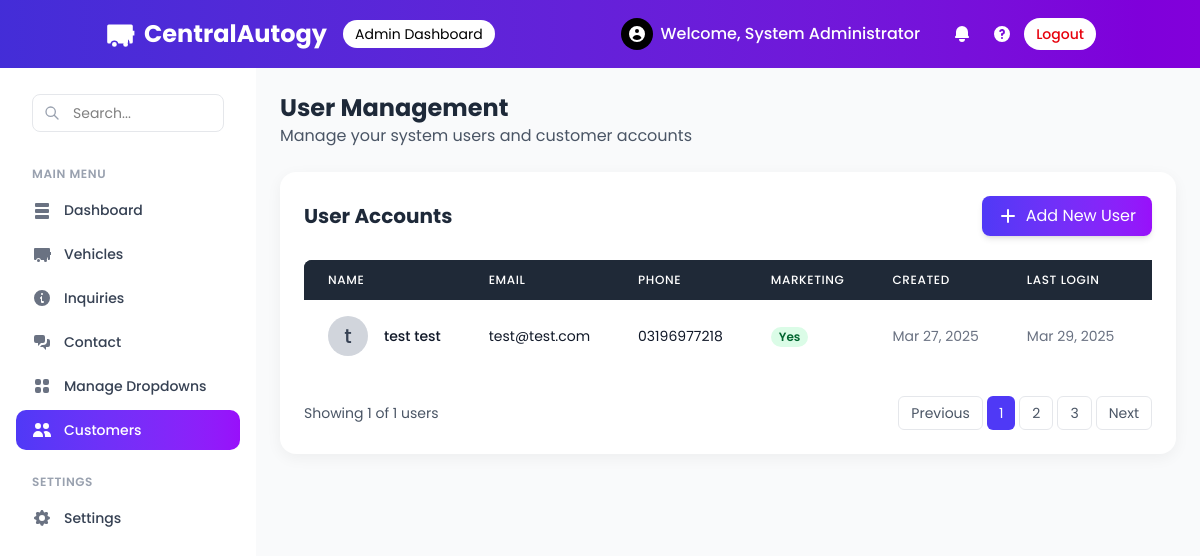
The app's page /admin/users.php (signed in) with its own data.
### tables this page shows
CREATE TABLE `users` (
  `id` int(11) NOT NULL,
  `first_name` varchar(50) NOT NULL,
  `last_name` varchar(50) NOT NULL,
  `email` varchar(100) NOT NULL,
  `phone` varchar(20) NOT NULL,
  `password` varchar(255) NOT NULL,
  `marketing_consent` tinyint(1) DEFAULT 0,
  `created_at` datetime DEFAULT current_timestamp(),
  `updated_at` datetime DEFAULT current_timestamp() ON UPDATE current_timestamp(),
  `last_login` datetime DEFAULT NULL
);

### admin/users.php (the view, shortened to what this page needs)
<?php
include '../config/db.php';
$user_details = null;
$users = [];
$users_query = "SELECT id, first_name, last_name, email, phone, marketing_consent, created_at, last_login FROM users ORDER BY created_at DESC";
$result = $conn->query($users_query);
if ($result) {
  while ($row = $result->fetch_assoc()) {
    $users[] = $row;
  }
}
$total_users = count($users);
?>
<!doctype html>
<html>
<head>
  <link href="../src/output.css" rel="stylesheet">
  <link rel="stylesheet" href="assets/css/index.css">
</head>
<body class="bg-gray-50">
  <?php include 'includes/header.php'; ?>
  <div class="flex h-[calc(100vh-64px)]">
    <?php include 'includes/sidebar.php'; ?>
    <main class="flex-1 p-6 overflow-y-auto bg-gray-50">
      <div class="mb-6">
        <h1 class="text-2xl font-bold text-gray-800">User Management</h1>
        <p class="text-gray-600">Manage your system users and customer accounts</p>
      </div>
      <?php if ($user_details): ?>
        <div class="dashboard-card bg-white p-6 w-full mb-6">
          <div class="flex justify-between items-center mb-6">
            <div class="flex items-center">
              <div class="h-16 w-16 rounded-full bg-gray-300 flex items-center justify-center mr-4">
                <span class="text-3xl font-medium text-gray-700"><?php echo substr($user_details['first_name'], 0, 1); ?></span>
              </div>
              <div>
                <h2 class="text-xl font-bold text-gray-800"><?php echo htmlspecialchars($user_details['first_name'] . ' ' . $user_details['last_name']); ?></h2>
                <p class="text-gray-600"><?php echo htmlspecialchars($user_details['email']); ?></p>
              </div>
            </div>
            <a href="users.php" class="px-4 py-2 bg-gray-200 text-gray-700 rounded-lg hover:bg-gray-300 transition duration-300 flex items-center">
              <svg xmlns="http://www.w3.org/2000/svg" class="h-5 w-5 mr-1" viewBox="0 0 20 20" fill="currentColor">
                <path fill-rule="evenodd" d="M12.707 5.293a1 1 0 010 1.414L9.414 10l3.293 3.293a1 1 0 01-1.414 1.414l-4-4a1 1 0 010-1.414l4-4a1 1 0 011.414 0z" clip-rule="evenodd" />
              </svg>
              Back to Users
            </a>
          </div>
          <div class="grid grid-cols-1 md:grid-cols-2 gap-6">
            <div class="bg-gray-50 p-4 rounded-lg">
              <h3 class="text-lg font-semibold mb-4 text-gray-700">Contact Information</h3>
              <div class="space-y-3">
                <div>
                  <p class="text-sm text-gray-500">Phone</p>
                  <p class="text-gray-800"><?php echo htmlspecialchars($user_details['phone']); ?></p>
                </div>
                <div>
                  <p class="text-sm text-gray-500">Email</p>
                  <p class="text-gray-800"><?php echo htmlspecialchars($user_details['email']); ?></p>
                </div>
                <div>
                  <p class="text-sm text-gray-500">Marketing Consent</p>
                  <p class="text-gray-800"><?php echo $user_details['marketing_consent'] ? 'Yes' : 'No'; ?></p>
                </div>
              </div>
            </div>
            <div class="bg-gray-50 p-4 rounded-lg">
              <h3 class="text-lg font-semibold mb-4 text-gray-700">User Details</h3>
              <div class="space-y-3">
                <div>
                  <p class="text-sm text-gray-500">Registered On</p>
                  <p class="text-gray-800"><?php echo date('F j, Y', strtotime($user_details['created_at'])); ?></p>
                </div>
                <div>
                  <p class="text-sm text-gray-500">Last Login</p>
                  <p class="text-gray-800"><?php echo $user_details['last_login'] ? date('F j, Y g:i A', strtotime($user_details['last_login'])) : 'Never'; ?></p>
                </div>
              </div>
            </div>
          </div>
          <div class="mt-6 flex space-x-3">
            <button onclick="editUser(<?php echo $user_details['id']; ?>, '<?php echo addslashes($user_details['first_name']); ?>', '<?php echo addslashes($user_details['last_name']); ?>', '<?php echo addslashes($user_details['email']); ?>', '<?php echo addslashes($user_details['phone']); ?>', <?php echo $user_details['marketing_consent']; ?>)" class="px-4 py-2 bg-indigo-600 text-white rounded-lg hover:bg-indigo-700 transition duration-300 flex items-center">
              <svg xmlns="http://www.w3.org/2000/svg" class="h-5 w-5 mr-1" viewBox="0 0 20 20" fill="currentColor">
                <path d="M13.586 3.586a2 2 0 112.828 2.828l-.793.793-2.828-2.828.793-.793zM11.379 5.793L3 14.172V17h2.828l8.38-8.379-2.83-2.828z" />
              </svg>
              Edit User
            </button>
            <?php if ($user_details['id'] != $_SESSION['admin_id']): ?>
              <button onclick="confirmDelete(<?php echo $user_details['id']; ?>, '<?php echo addslashes($user_details['first_name'] . ' ' . $user_details['last_name']); ?>')" class="px-4 py-2 bg-red-600 text-white rounded-lg hover:bg-red-700 transition duration-300 flex items-center">
                <svg xmlns="http://www.w3.org/2000/svg" class="h-5 w-5 mr-1" viewBox="0 0 20 20" fill="currentColor">
                  <path fill-rule="evenodd" d="M9 2a1 1 0 00-.894.553L7.382 4H4a1 1 0 000 2v10a2 2 0 002 2h8a2 2 0 002-2V6a1 1 0 100-2h-3.382l-.724-1.447A1 1 0 0011 2H9zM7 8a1 1 0 012 0v6a1 1 0 11-2 0V8zm5-1a1 1 0 00-1 1v6a1 1 0 102 0V8a1 1 0 00-1-1z" clip-rule="evenodd" />
                </svg>
                Delete User
              </button>
            <?php endif; ?>
          </div>
        </div>
      <?php else: ?>
        <div class="dashboard-card bg-white p-6 w-full">
          <div class="flex flex-col sm:flex-row justify-between items-start sm:items-center mb-6 gap-4">
            <h2 class="text-xl font-bold text-gray-800">User Accounts</h2>
            <button id="addUserBtn" class="bg-gradient-to-r from-indigo-600 to-purple-600 hover:from-indigo-700 hover:to-purple-700 text-white px-4 py-2 rounded-lg transition duration-300 flex items-center shadow-md">
              <svg xmlns="http://www.w3.org/2000/svg" class="h-5 w-5 mr-2" viewBox="0 0 20 20" fill="currentColor">
                <path fill-rule="evenodd" d="M10 3a1 1 0 011 1v5h5a1 1 0 110 2h-5v5a1 1 0 11-2 0v-5H4a1 1 0 110-2h5V4a1 1 0 011-1z" clip-rule="evenodd" />
              </svg>
              Add New User
            </button>
          </div>
          <div class="overflow-x-auto">
            <table class="w-full user-table">
              <thead class="bg-gray-800 text-white">
                <tr>
                  <th class="px-6 py-3 text-left text-xs font-medium uppercase tracking-wider rounded-tl-lg">Name</th>
                  <th class="px-6 py-3 text-left text-xs font-medium uppercase tracking-wider">Email</th>
                  <th class="px-6 py-3 text-left text-xs font-medium uppercase tracking-wider">Phone</th>
                  <th class="px-6 py-3 text-left text-xs font-medium uppercase tracking-wider">Marketing</th>
                  <th class="px-6 py-3 text-left text-xs font-medium uppercase tracking-wider">Created</th>
                  <th class="px-6 py-3 text-left text-xs font-medium uppercase tracking-wider">Last Login</th>
                  <th class="px-6 py-3 text-left text-xs font-medium uppercase tracking-wider rounded-tr-lg">Actions</th>
                </tr>
              </thead>
              <tbody class="bg-white divide-y divide-gray-200">
                <?php if (empty($users)): ?>
                  <tr>
                    <td colspan="7" class="px-6 py-4 text-center text-gray-500">No users found</td>
                  </tr>
                <?php else: ?>
                  <?php foreach ($users as $user): ?>
                    <tr class="hover:bg-gray-50 table-row">
                      <td class="px-6 py-4 whitespace-nowrap">
                        <div class="flex items-center">
                          <div class="flex-shrink-0 h-10 w-10">
                            <div class="h-10 w-10 rounded-full bg-gray-300 flex items-center justify-center">
                              <span class="text-xl font-medium text-gray-700"><?php echo substr($user['first_name'], 0, 1); ?></span>
                            </div>
                          </div>
                          <div class="ml-4">
                            <div class="text-sm font-medium text-gray-900">
                              <?php echo htmlspecialchars($user['first_name'] . ' ' . $user['last_name']); ?>
                            </div>
                          </div>
                        </div>
                      </td>
                      <td class="px-6 py-4 whitespace-nowrap">
                        <div class="text-sm text-gray-900"><?php echo htmlspecialchars($user['email']); ?></div>
                      </td>
                      <td class="px-6 py-4 whitespace-nowrap">
                        <div class="text-sm text-gray-900"><?php echo htmlspecialchars($user['phone']); ?></div>
                      </td>
                      <td class="px-6 py-4 whitespace-nowrap">
                        <span class="px-2 inline-flex text-xs leading-5 font-semibold rounded-full
                          <?php echo $user['marketing_consent'] ? 'bg-green-100 text-green-800' : 'bg-red-100 text-red-800'; ?>">
                          <?php echo $user['marketing_consent'] ? 'Yes' : 'No'; ?>
                        </span>
                      </td>
                      <td class="px-6 py-4 whitespace-nowrap text-sm text-gray-500">
                        <?php echo date('M d, Y', strtotime($user['created_at'])); ?>
                      </td>
                      <td class="px-6 py-4 whitespace-nowrap text-sm text-gray-500">
                        <?php echo $user['last_login'] ? date('M d, Y', strtotime($user['last_login'])) : 'Never'; ?>
                      </td>
                      <td class="px-6 py-4 whitespace-nowrap">
                      </td>
                    </tr>
                  <?php endforeach; ?>
                <?php endif; ?>
              </tbody>
            </table>
          </div>
          <div class="mt-6 flex justify-between items-center">
            <div>
              <span class="text-sm text-gray-600">Showing <?php echo count($users); ?> of <?php echo $total_users; ?> users</span>
            </div>
            <div class="flex space-x-1">
              <button class="px-3 py-1.5 rounded-md bg-white border border-gray-200 text-gray-600 text-sm hover:bg-gray-50 transition-all">Previous</button>
              <button class="px-3 py-1.5 rounded-md bg-indigo-600 text-white text-sm hover:bg-indigo-700 transition-all">1</button>
              <button class="px-3 py-1.5 rounded-md bg-white border border-gray-200 text-gray-600 text-sm hover:bg-gray-50 transition-all">2</button>
              <button class="px-3 py-1.5 rounded-md bg-white border border-gray-200 text-gray-600 text-sm hover:bg-gray-50 transition-all">3</button>
              <button class="px-3 py-1.5 rounded-md bg-white border border-gray-200 text-gray-600 text-sm hover:bg-gray-50 transition-all">Next</button>
            </div>
          </div>
        </div>
      <?php endif; ?>
    </main>
  </div>
</body>
</html>

### admin/assets/css/index.css (style rules this page uses)
body, html { font-family: 'Poppins', sans-serif; height: 100%; overflow: hidden; }
.dashboard-card { border-radius: 16px; box-shadow: 0 4px 15px rgba(0, 0, 0, 0.05); transition: all 0.3s; }
.table-row { transition: all 0.2s; }

### admin/users.php (style rules this page uses)
.user-table th { position: sticky; top: 0; background-color: #1f2937; z-index: 10; }

### records on screen
users: first_name "t", first_name+last_name "test test", email "test@test.com", phone "03196977218", marketing_consent "Yes", created_at "Mar 27, 2025", last_login "Mar 29, 2025"

### other values on screen
$_SESSION["admin_name"] "System Administrator"
count($users) "1"
$total_users "1"
